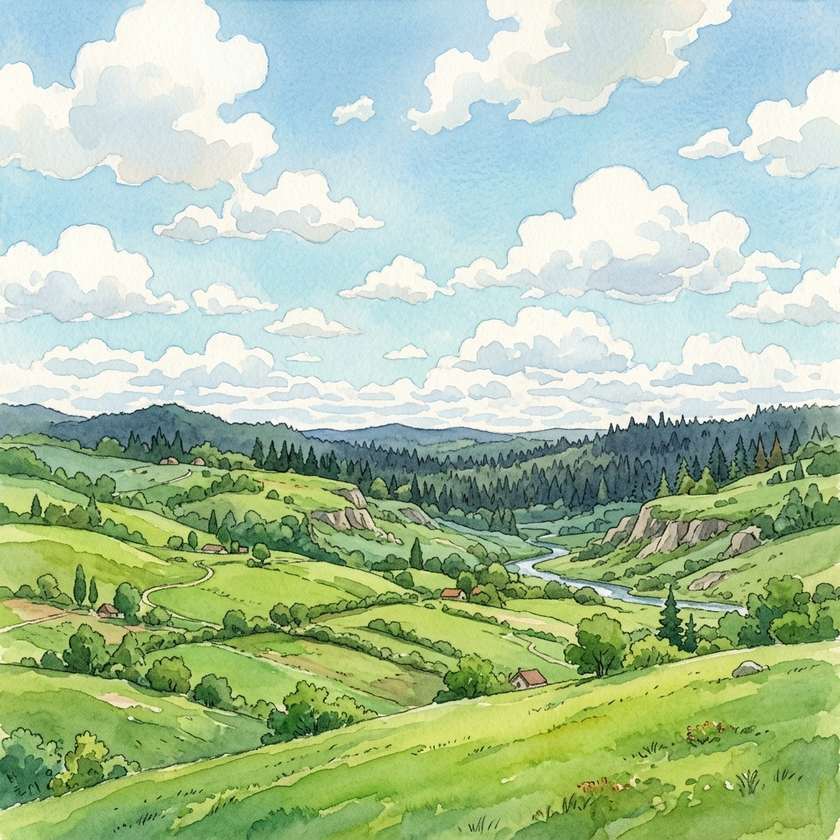
#> input picture assets/bg_daytime.png, 840 x 840 px, shrunk from 1024 x 1024 before the run, given in place of bg_layer_mountains_1781737562832.png, which was not available
$ python fix_perspective.py
#> lines starting #> are read from the running program, lines starting #| are printed output that depends on the picture; pictures that were not available may be replaced by others from this repository, and a replacement may not be noted
from PIL import Image

def process(filename, in_path):
#> called with filename = 'assets/bg_layer_mountains.png'
    print("Processing", filename)
    img = Image.open(in_path).convert("RGBA")
    data = img.getdata()
    new_data = []

    for item in data:
        if item[0] > 240 and item[1] > 240 and item[2] > 240:
            new_data.append((255, 255, 255, 0))
        else:
            new_data.append(item)
#> this loop made 705600 passes
#> item on passes 1 to 3: (174, 217, 232, 255), (175, 216, 233, 255), (177, 214, 234, 255)
#> after the loop, new_data = 705600 items

    img.putdata(new_data)

    w, h = img.size
#> w = 840; h = 840
    seamless = Image.new("RGBA", (w*2, h))
#> seamless: PIL image 1680x840 RGBA; every value is 0
    seamless.paste(img, (0, 0))
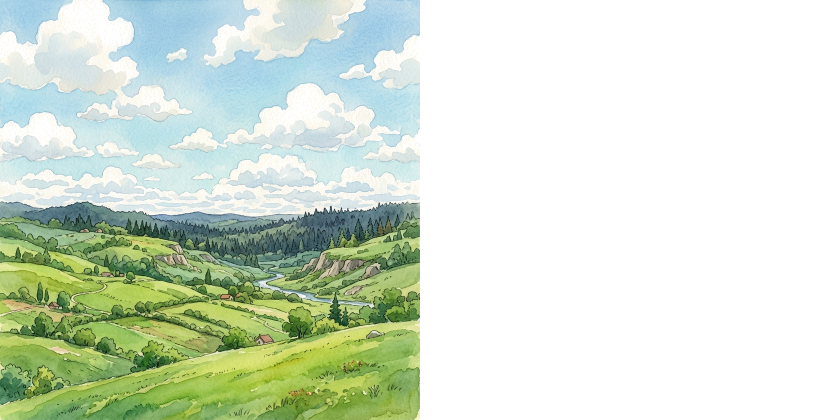
#> seamless: PIL image 1680x840 RGBA (shown at 1/2 size); mean R, G, B, A 86.6, 98.3, 81.8, 121.1; transparent parts drawn white
    seamless.paste(img.transpose(Image.FLIP_LEFT_RIGHT), (w, 0))
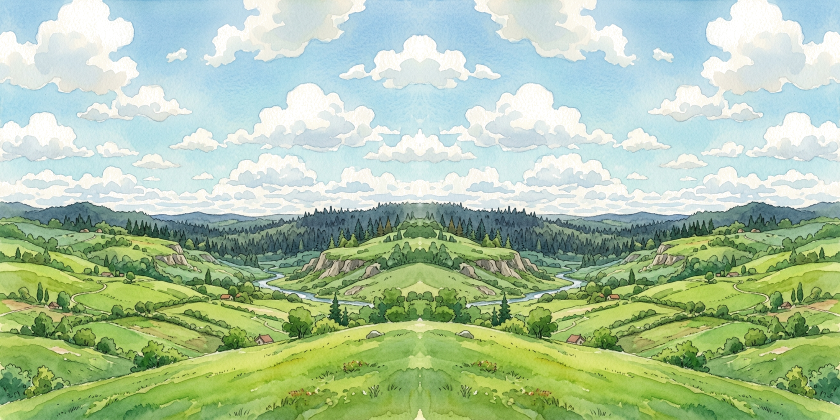
#> seamless: PIL image 1680x840 RGBA (shown at 1/2 size); mean R, G, B, A 173.2, 196.7, 163.6, 242.2; transparent parts drawn white

    seamless.save(filename, "PNG")

process("assets/bg_layer_mountains.png", "/Users/jaketrigg/.gemini/antigravity/brain/56e332c9-09d7-43f2-a27f-04bf0a5878c4/bg_layer_mountains_1781737562832.png")
process("assets/bg_layer_hills.png", "/Users/jaketrigg/.gemini/antigravity/brain/56e332c9-09d7-43f2-a27f-04bf0a5878c4/bg_layer_hills_1781737578021.png")
#> call 2 of process, with filename = 'assets/bg_layer_hills.png'
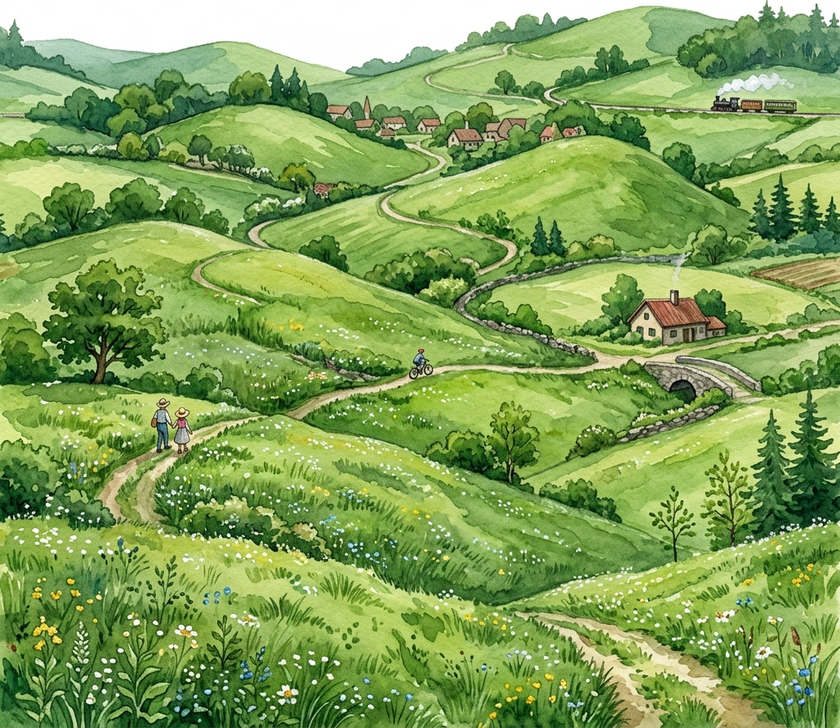
#> input picture assets/bg_daytime_hills.png, 840 x 728 px, shrunk from 1024 x 888 before the run, given in place of bg_layer_hills_1781737578021.png, which was not available
#> in process, img is the input picture: PIL image 840x728 RGBA; mean R, G, B, A 130, 162.1, 89.2, 255
#> the loop in process (call 2), `for item in data:` made 611520 passes
#> item on passes 1 to 3: (254, 254, 253, 255), (255, 255, 255, 255), (255, 254, 255, 255)
#> after the loop in process (call 2), `for item in data:`: new_data = 611520 items
#> in process (call 2), `seamless = Image.new("RGBA", (w*2, h))`: seamless: PIL image 1680x728 RGBA; every value is 0
#> in process (call 2), `seamless.paste(img, (0, 0))`:
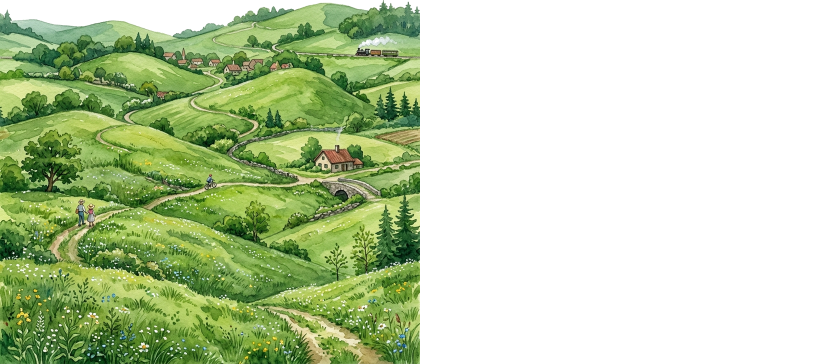
#> seamless: PIL image 1680x728 RGBA (shown at 1/2 size); mean R, G, B, A 65, 81.1, 44.6, 121.5; transparent parts drawn white
#> in process (call 2), `seamless.paste(img.transpose(Image.FLIP_LEFT_RIGHT), (w, 0))`:
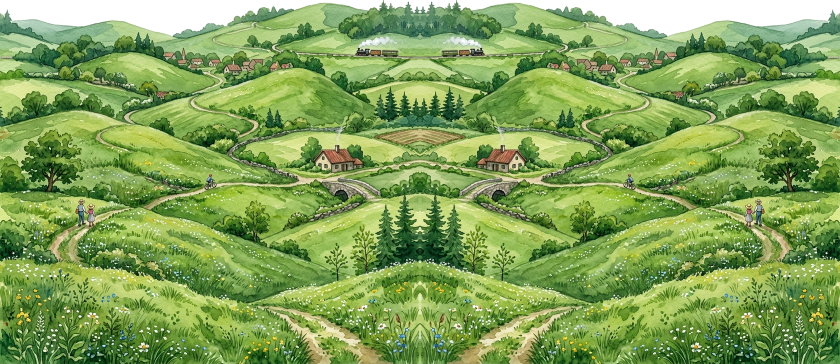
#> seamless: PIL image 1680x728 RGBA (shown at 1/2 size); mean R, G, B, A 130, 162.1, 89.2, 243; transparent parts drawn white
print("Done")
